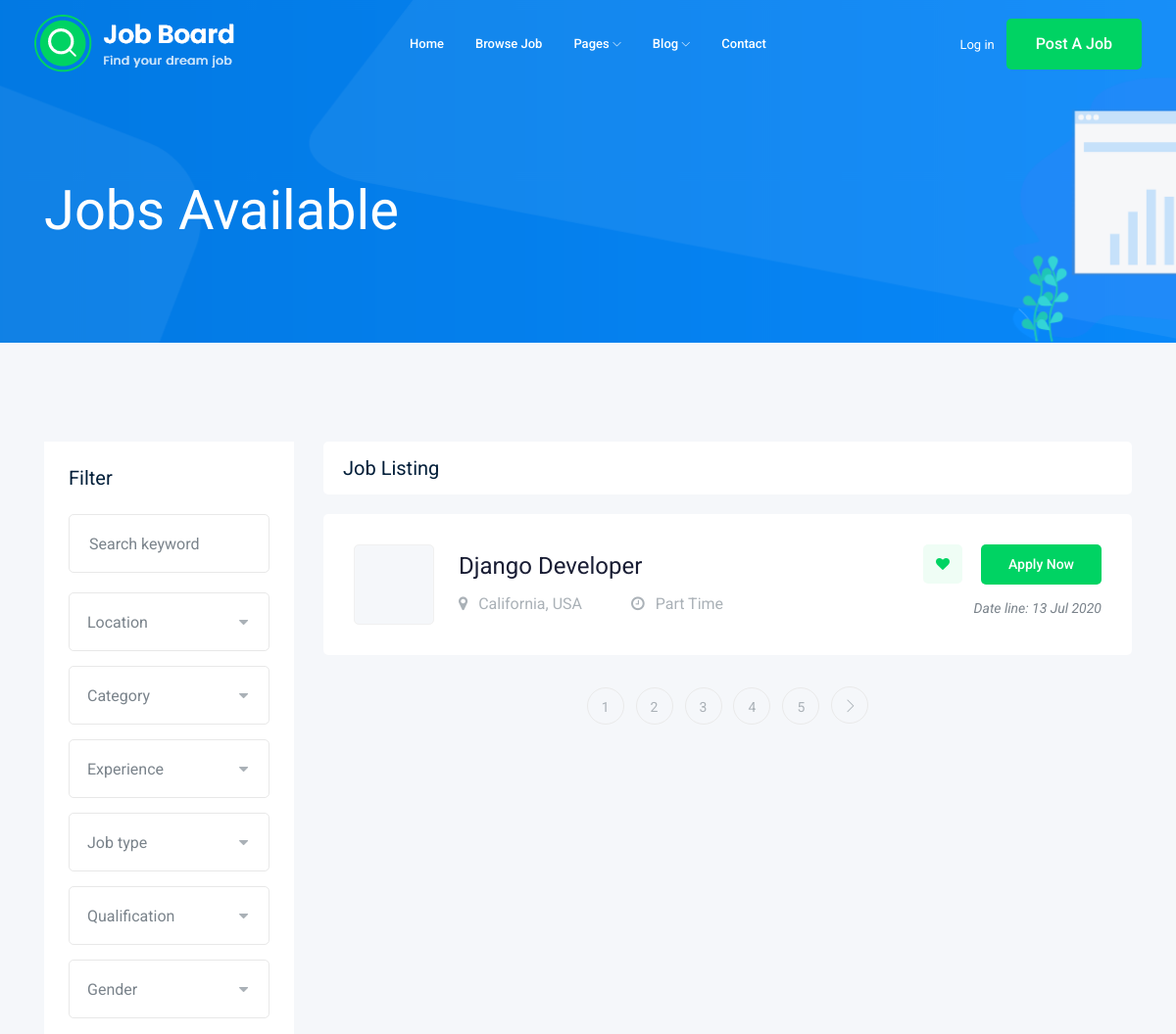
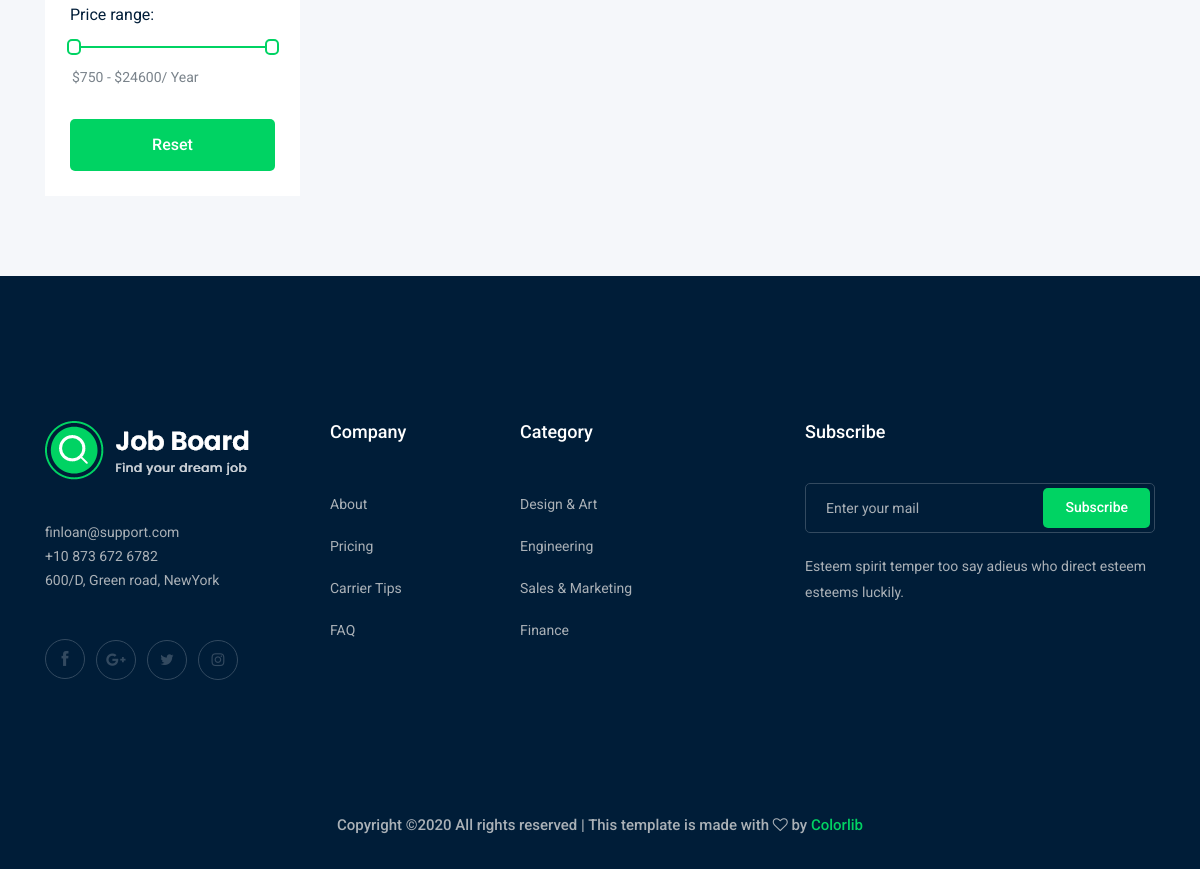
Screenshot of /jobs/ with the database file from the repository (2 pictures, top to bottom).
### job/models.py (models this page shows, shortened)
class Job(models.Model):
    title = models.CharField(max_length=50)
    job_type = models.CharField(max_length=15, choices=JOB_TYPE)
    description = models.TextField(max_length=1000)
    published_at = models.DateTimeField()
    vacancy = models.IntegerField(default=1)
    salary = models.IntegerField(default=0)
    experience = models.IntegerField(default=1)
    category = models.ForeignKey('Category', on_delete=models.CASCADE)
    image = models.ImageField(upload_to=image_upload)
    slug = models.SlugField(blank=True, null=True)
    def __str__(self):
        return self.title

### job/views.py (the view)
# urls.py: path('', views.job_list),
def job_list(request):
    job_list = Job.objects.all()
    paginator = Paginator(job_list, 1)
    page_number = request.GET.get('page')
    page_obj = paginator.get_page(page_number)
    context = {'jobs': page_obj}
    return render(request, 'job/job_list.html', context)

### job/templates/job/job_list.html (shortened to what this page needs)
{% extends 'base.html' %}
{% block body %}
    <div class="bradcam_area bradcam_bg_1">
        <div class="container">
            <div class="row">
                <div class="col-xl-12">
                    <div class="bradcam_text">
                        <h3>{{jobs.count}} Jobs Available</h3>
                    </div>
                </div>
            </div>
        </div>
    </div>
    <div class="job_listing_area plus_padding">
        <div class="container">
            <div class="row">
                <div class="col-lg-3">
                    <div class="job_filter white-bg">
                        <div class="form_inner white-bg">
                            <h3>Filter</h3>
                            <form action="#">
                                <div class="row">
                                    <div class="col-lg-12">
                                        <div class="single_field">
                                            <input type="text" placeholder="Search keyword">
                                        </div>
                                    </div>
                                    <div class="col-lg-12">
                                    </div>
                                    <div class="col-lg-12">
                                    </div>
                                    <div class="col-lg-12">
                                    </div>
                                    <div class="col-lg-12">
                                    </div>
                                    <div class="col-lg-12">
                                    </div>
                                    <div class="col-lg-12">
                                    </div>
                                </div>
                            </form>
                        </div>
                        <div class="range_wrap">
                            <label for="amount">Price range:</label>
                            <div id="slider-range"></div>
                            <p>
                                <input type="text" id="amount" readonly style="border:0; color:#7A838B; font-size: 14px; font-weight:400;">
                            </p>
                        </div>
                        <div class="reset_btn">
                            <button  class="boxed-btn3 w-100" type="submit">Reset</button>
                        </div>
                    </div>
                </div>
                <div class="col-lg-9">
                    <div class="recent_joblist_wrap">
                        <div class="recent_joblist white-bg ">
                            <div class="row align-items-center">
                                <div class="col-md-6">
                                    <h4>Job Listing</h4>
                                </div>
                            </div>
                        </div>
                    </div>
                    <div class="job_lists m-0">
                        <div class="row">
                            {% for job in jobs %}
                            <div class="col-lg-12 col-md-12">
                                <div class="single_jobs white-bg d-flex justify-content-between">
                                    <div class="jobs_left d-flex align-items-center">
                                        <div class="thumb">
                                        </div>
                                        <div class="jobs_conetent">
                                            <a href="{% url 'jobs:job_detail' job.slug %}"><h4>{{job}}</h4></a>
                                            <div class="links_locat d-flex align-items-center">
                                                <div class="location">
                                                    <p> <i class="fa fa-map-marker"></i> California, USA</p>
                                                </div>
                                                <div class="location">
                                                    <p> <i class="fa fa-clock-o"></i> {{job.job_type}}</p>
                                                </div>
                                            </div>
                                        </div>
                                    </div>
                                    <div class="jobs_right">
                                        <div class="apply_now">
                                            <a class="heart_mark" href="#"> <i class="fa fa-heart"></i> </a>
                                            <a href="{% url 'jobs:job_detail' job.slug %}" class="boxed-btn3">Apply Now</a>
                                        </div>
                                        <div class="date">
                                            <p>Date line: {{job.published_at|date:'d M o'}}</p>
                                        </div>
                                    </div>
                                </div>
                            </div>
                            {% endfor %}
                        </div>
                        {% if jobs.has_other_pages %}
                        <div class="row">
                            <div class="col-lg-12">
                                <div class="pagination_wrap">
                                    <ul>
                                    {% for i in jobs.paginator.page_range%}
                                        <li><a href="?page={{i}}"><span>{{ i }}</span></a></li>
                                    {% endfor %}
                                    {% if jobs.has_next %}
                                        <li><a href="?page={{ jobs.next_page_number }}"> <i class="ti-angle-right"></i> </a></li>
                                    {% endif %}
                                    </ul>
                                </div>
                            </div>
                        </div>
                        {% endif %}
                    </div>
                </div>
            </div>
        </div>
    </div>
{% endblock %}

### rows the page displays
Job: title "Django Developer", job_type "Part Time", published_at "13 Jul 2020"

### other values shown
{{ i }} "1" "2" "3" "4" "5"
